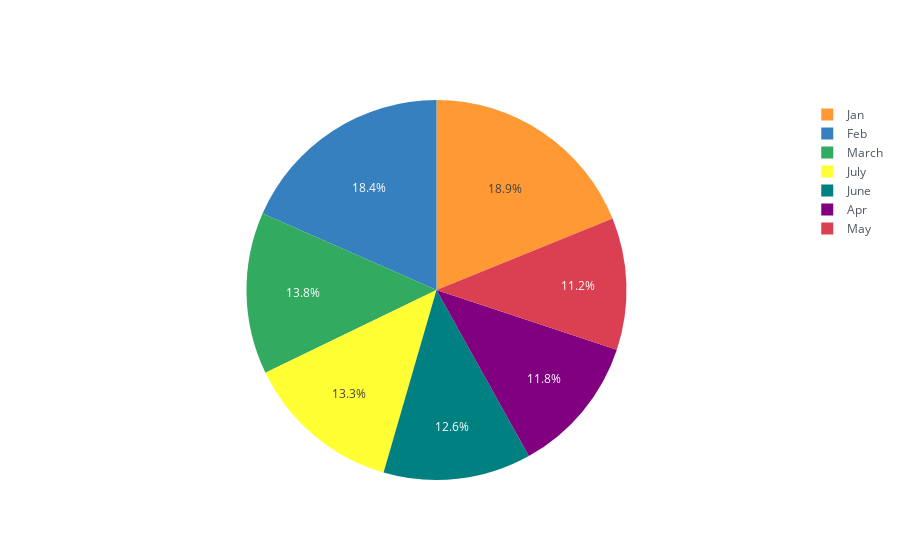

This figure's notebook cell:
### Markdown cell above
#### Gráfico de pizza

### Code cell
nifty_data_resample.index=['Jan','Feb','March','Apr','May','June','July']

nifty_data_resample.reset_index().iplot(kind='pie', labels='index', values='NIFTY Bank index')

### Figure 1 — Plotly figure (JSON) as saved in the notebook; plotly's stock layout.template omitted (floating-point values rounded to 4 significant figures)
{"data": [{"labels": ["Jan", "Feb", "March", "Apr", "May", "June", "July"], "marker": {"colors": ["rgba(255, 153, 51, 1.0)", "rgba(55, 128, 191, 1.0)", "rgba(50, 171, 96, 1.0)", "rgba(128, 0, 128, 1.0)", "rgba(219, 64, 82, 1.0)", "rgba(0, 128, 128, 1.0)", "rgba(255, 255, 51, 1.0)"]}, "name": "", "type": "pie", "values": [31450.0, 30680.0, 22940.0, 19720.0, 18710.0, 20950.0, 22240.0]}], "layout": {"legend": {"bgcolor": "#FFFFFF", "font": {"color": "#4D5663"}}, "paper_bgcolor": "#FFFFFF", "plot_bgcolor": "#FFFFFF", "titlefont": {"color": "#4D5663"}}}
